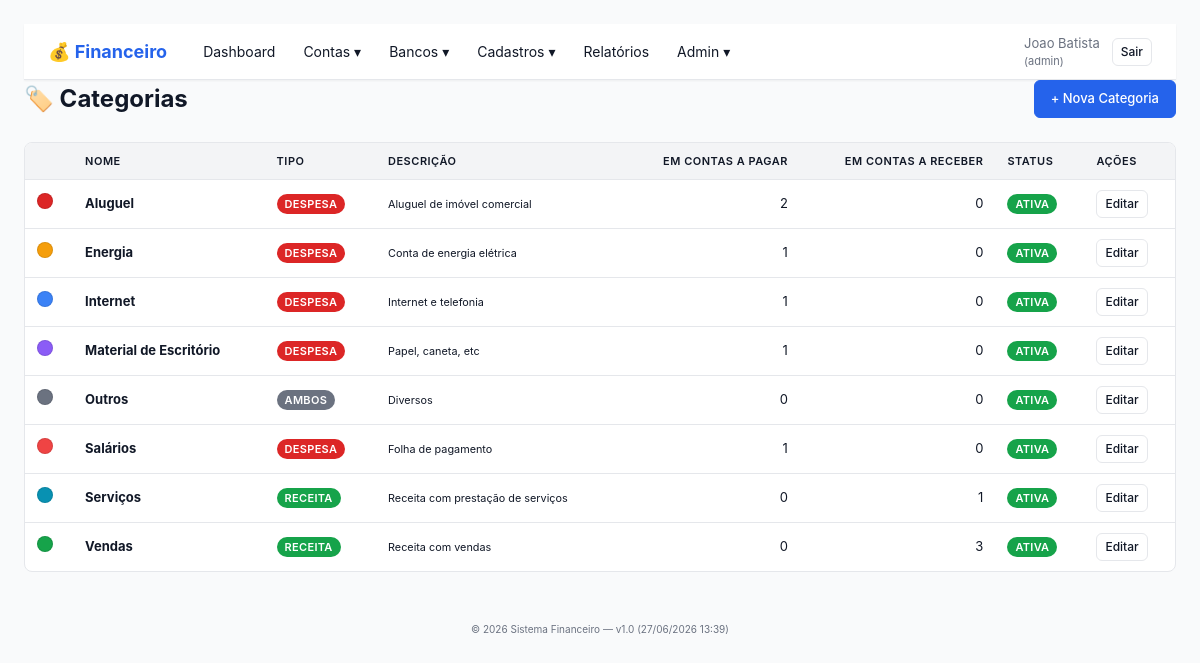
The page /categorias.php (signed in) on the database its author committed.
### tables this page shows
CREATE TABLE categorias (
    id INT(11) NOT NULL AUTO_INCREMENT,
    empresa_id INT(11) NOT NULL,
    nome VARCHAR(100) NOT NULL,
    tipo ENUM('despesa','receita','ambos') DEFAULT 'despesa',
    cor VARCHAR(7) DEFAULT '#6c757d' COMMENT 'Cor em hex (#RRGGBB)',
    descricao VARCHAR(255),
    ativo TINYINT(1) DEFAULT 1,
    data_criacao TIMESTAMP DEFAULT CURRENT_TIMESTAMP,
    PRIMARY KEY (id),
    INDEX idx_empresa (empresa_id),
    INDEX idx_nome (nome),
    INDEX idx_tipo (tipo),
    FOREIGN KEY (empresa_id) REFERENCES empresas(id) ON DELETE CASCADE
);

### src/lib/Helper.php (called while the page is built, shortened)
<?php
function layout(string $titulo, string $view, array $vars = []): void
{
    extract($vars, EXTR_SKIP);
    require FINANCEIRO_SRC . '/views/layout/header.php';
    require FINANCEIRO_SRC . '/views/layout/navbar.php';
    require FINANCEIRO_SRC . '/views/' . $view;
    require FINANCEIRO_SRC . '/views/layout/footer.php';
}

### src/controllers/CategoriaController.php (called while the page is built, shortened)
<?php
final class CategoriaController
{
    public function index(): void
    {
        $empresaId = Auth::user()['empresa_id'];
        $db = Database::getConnection();
        $stmt = $db->prepare('
            SELECT c.*,
                   (SELECT COUNT(*) FROM contas_pagar    WHERE categoria_id = c.id) AS qtd_pagar,
                   (SELECT COUNT(*) FROM contas_receber  WHERE categoria_id = c.id) AS qtd_receber
            FROM categorias c
            WHERE c.empresa_id = ?
            ORDER BY c.ativo DESC, c.nome
        ');
        $stmt->execute([$empresaId]);
        $categorias = $stmt->fetchAll();
        layout('Categorias', 'categorias/index.php', [
            'categorias' => $categorias,
        ]);
    }
}

### public/categorias.php (called while the page is built, shortened)
<?php
(new CategoriaController)->index();

### src/lib/Auth.php (called while the page is built, shortened)
<?php
final class Auth
{
    public static function perfilAtual(): string
    {
        foreach ($_SESSION['empresas'] as $emp) {
            if ((int)$emp['empresa_id'] === (int)$_SESSION['empresa_id']) {
                return $emp['perfil_na_empresa'];
            }
        }
        return '';
    }
    public static function isLogged(): bool
    {
        return isset($_SESSION['usuario_id']) && isset($_SESSION['empresa_id']);
    }
}

### src/lib/Permissao.php (called while the page is built, shortened)
<?php
final class Permissao
{
    public static function tem(string $capability): bool
    {
        $perfil = Auth::perfilAtual();
        return in_array($capability, self::CAPS[$perfil] ?? [], true);
    }
}

### src/views/categorias/index.php (the view, shortened to what this page needs)
<div class="page-header">
    <h1>🏷️ Categorias</h1>
    <?php if (Permissao::tem('gerenciar_cadastros')): ?>
        <a href="categoria_form.php" class="btn btn-primary">+ Nova Categoria</a>
    <?php endif; ?>
</div>
<table class="table">
    <thead>
        <tr>
            <th></th>
            <th>Nome</th>
            <th>Tipo</th>
            <th>Descrição</th>
            <th class="text-right">Em Contas a Pagar</th>
            <th class="text-right">Em Contas a Receber</th>
            <th>Status</th>
            <th>Ações</th>
        </tr>
    </thead>
    <tbody>
        <?php if (empty($categorias)): ?>
            <tr><td colspan="8" class="muted center">Nenhuma categoria cadastrada.</td></tr>
        <?php else: foreach ($categorias as $cat): ?>
            <tr>
                <td><span class="color-dot" style="background: <?= htmlspecialchars($cat['cor']) ?>"></span></td>
                <td><strong><?= htmlspecialchars($cat['nome']) ?></strong></td>
                <td>
                    <span class="badge badge-<?= $cat['tipo'] === 'receita' ? 'success' : ($cat['tipo'] === 'despesa' ? 'danger' : 'secondary') ?>">
                        <?= htmlspecialchars($cat['tipo']) ?>
                    </span>
                </td>
                <td><small><?= htmlspecialchars($cat['descricao'] ?? '-') ?></small></td>
                <td class="text-right"><?= (int)$cat['qtd_pagar'] ?></td>
                <td class="text-right"><?= (int)$cat['qtd_receber'] ?></td>
                <td>
                    <span class="badge badge-<?= $cat['ativo'] ? 'success' : 'secondary' ?>">
                        <?= $cat['ativo'] ? 'Ativa' : 'Inativa' ?>
                    </span>
                </td>
                <td class="actions">
                    <?php if (Permissao::tem('gerenciar_cadastros')): ?>
                        <a href="categoria_form.php?id=<?= (int)$cat['id'] ?>" class="btn btn-sm">Editar</a>
                    <?php endif; ?>
                </td>
            </tr>
        <?php endforeach; endif; ?>
    </tbody>
</table>

### public/assets/financeiro.css (style rules this page uses)
* { box-sizing: border-box; margin: 0; padding: 0; }
:root { --color-primary: #2563eb; --color-primary-dark: #1d4ed8; --color-success: #16a34a; --color-warning: #d97706; --color-danger: #dc2626; --color-info: #0891b2; --color-secondary: #6b7280; --color-bg: #f9fafb; --color-surface: #ffffff; --color-text: #111827; --color-text-muted: #6b7280; --color-border: #e5e7eb; --shadow-sm: 0 1px 2px 0 rgba(0,0,0,0.05); --shadow: 0 1px 3px 0 rgba(0,0,0,0.1), 0 1px 2px 0 rgba(0,0,0,0.06); }
body { font-family: -apple-system, BlinkMacSystemFont, "Segoe UI", Roboto, "Helvetica Neue", Arial, sans-serif; background: var(--color-bg); color: var(--color-text); line-height: 1.5; font-size: 14px; }
.page-header { display: flex; justify-content: space-between; align-items: center; margin-bottom: 24px; flex-wrap: wrap; gap: 12px; }
.page-header h1 { font-size: 24px; color: var(--color-text); }
.btn { padding: 8px 16px; border: 1px solid var(--color-border); border-radius: 6px; background: var(--color-surface); color: var(--color-text); cursor: pointer; text-decoration: none; font-size: 13px; font-weight: 500; transition: all 0.15s; display: inline-block; }
.btn-primary { background: var(--color-primary); border-color: var(--color-primary); color: white; }
.btn-sm { padding: 4px 8px; font-size: 12px; }
.table { width: 100%; background: var(--color-surface); border: 1px solid var(--color-border); border-radius: 8px; border-collapse: separate; border-spacing: 0; margin-bottom: 24px; overflow: hidden; }
.table th, .table td { padding: 10px 12px; text-align: left; border-bottom: 1px solid var(--color-border); font-size: 13px; }
.table th { background: #f3f4f6; font-weight: 600; color: var(--color-text); text-transform: uppercase; font-size: 11px; letter-spacing: 0.5px; }
.table tbody tr:last-child td { border-bottom: none; }
.table .text-right { text-align: right; }
.badge { display: inline-block; padding: 2px 8px; border-radius: 12px; font-size: 11px; font-weight: 600; background: var(--color-secondary); color: white; text-transform: uppercase; letter-spacing: 0.3px; }
.badge-success { background: var(--color-success); }
.badge-danger { background: var(--color-danger); }
.badge-secondary { background: var(--color-secondary); }
.color-dot { display: inline-block; width: 16px; height: 16px; border-radius: 50%; border: 1px solid rgba(0,0,0,0.1); }
.text-right { text-align: right; }
.actions { display: flex; gap: 4px; flex-wrap: wrap; }

### rows shown on the page
categorias: nome "Aluguel", tipo "DESPESA", descricao "Aluguel de imóvel comercial", qtd_pagar "2", qtd_receber "0", ativo "ATIVA"
categorias: nome "Energia", tipo "DESPESA", descricao "Conta de energia elétrica", qtd_pagar "1", qtd_receber "0", ativo "ATIVA"
categorias: nome "Internet", tipo "DESPESA", descricao "Internet e telefonia", qtd_pagar "1", qtd_receber "0", ativo "ATIVA"
categorias: nome "Material de Escritório", tipo "DESPESA", descricao "Papel, caneta, etc", qtd_pagar "1", qtd_receber "0", ativo "ATIVA"
categorias: nome "Outros", tipo "AMBOS", descricao "Diversos", qtd_pagar "0", qtd_receber "0", ativo "ATIVA"
categorias: nome "Salários", tipo "DESPESA", descricao "Folha de pagamento", qtd_pagar "1", qtd_receber "0", ativo "ATIVA"
categorias: nome "Serviços", tipo "RECEITA", descricao "Receita com prestação de serviços", qtd_pagar "0", qtd_receber "1", ativo "ATIVA"
categorias: nome "Vendas", tipo "RECEITA", descricao "Receita com vendas", qtd_pagar "0", qtd_receber "3", ativo "ATIVA"

### other values the page prints
$usuario['nome'] "Joao Batista"
$perfil "admin"
